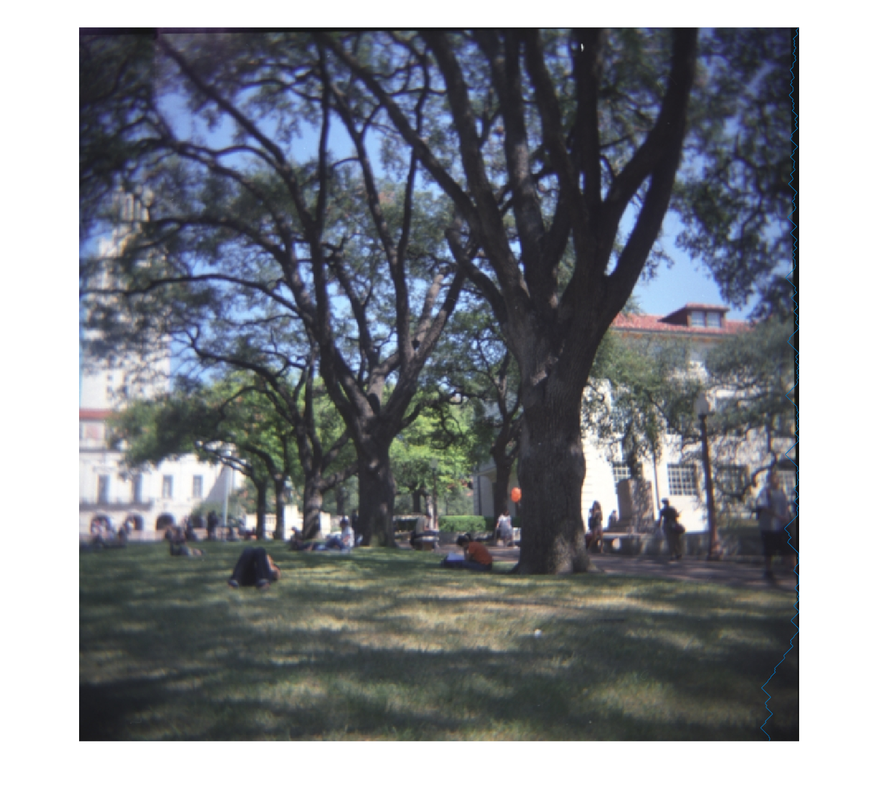
%> input picture 1674/HW2P/mall_image_seamed.png, 880 x 802 px, shrunk from 1480 x 1350 before the run
$ octave --eval "result = energy_image(imread('mall_image_seamed.png'));"   (GNU Octave 9; MATLAB toolbox functions it lacks are replaced by stand-ins)
%> lines starting %> are read from the running program, lines starting %| are printed output that depends on the picture
function return_value = energy_image(im)
    image_gray = rgb2gray(im);
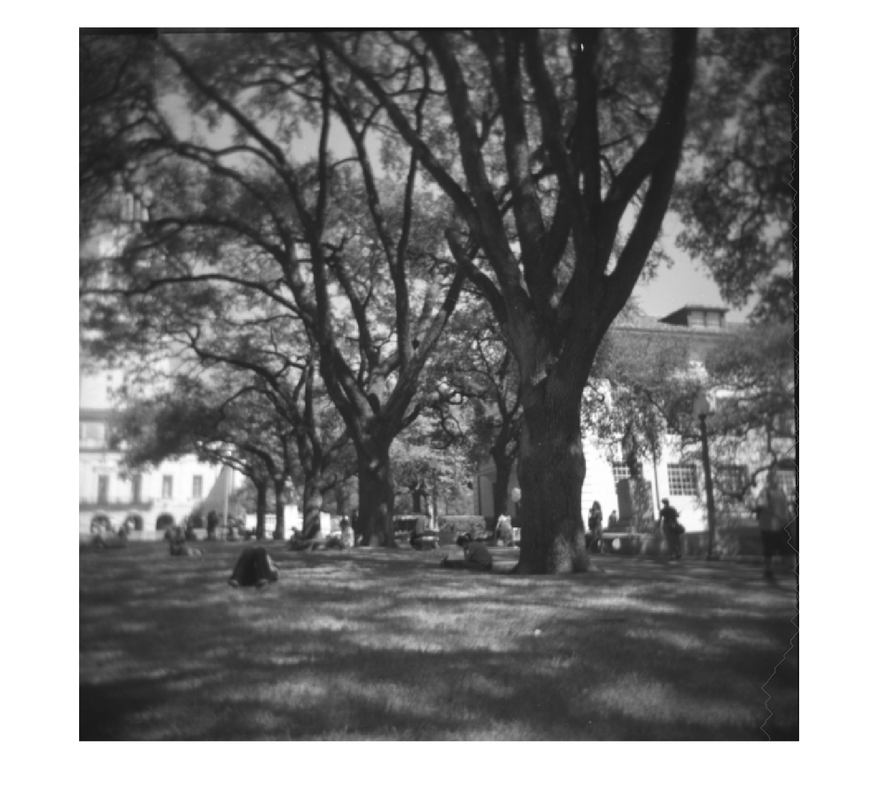
%> image_gray: size 802x880 uint8; min 4, max 255, mean 133.4
    x_diff = double(imfilter(image_gray, [-1,0,1; -1, 0, -1; -1, 0, -1]));
%> x_diff: size 802x880 double; every value is 0
    y_diff = double(imfilter(image_gray, [-1, -1, -1; 0, 0, 0; 1, 1, 1]));
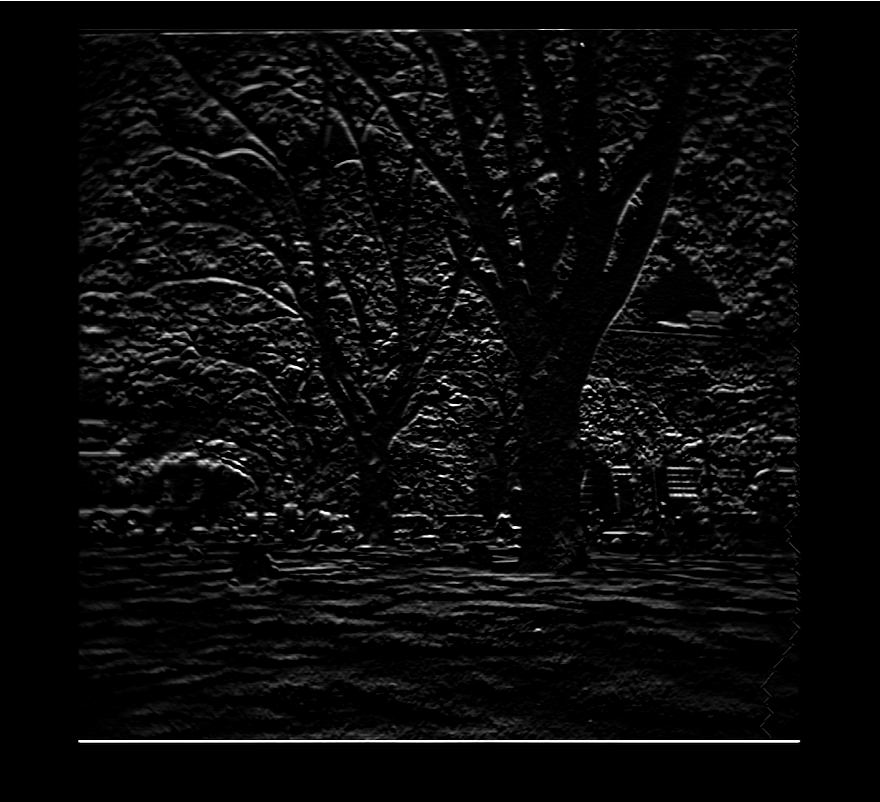
%> y_diff: size 802x880 double; min 0, max 255, mean 10.7
    return_value = sqrt(x_diff .^2 + y_diff .^ 2);
end
